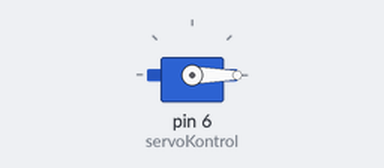
Bench run of a sketch on a simulated Arduino Uno, built with avr-gcc and run on an emulated ATmega328P. Parts: servo.

Above: at 0.05 s.
At 5.05 s:
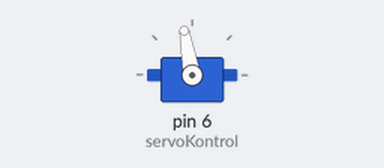
At 10.05 s:
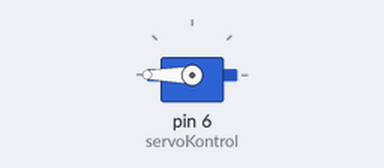
At 20.05 s:
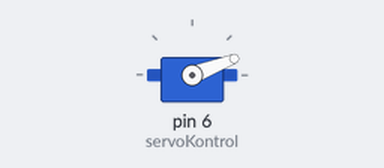
Timing chart, 0 to 27.5 s (numbered marks = the images above):
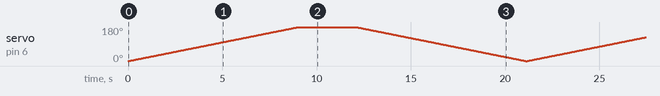

The sketch:

servoFor.ino
```cpp
#include<Servo.h>
Servo servoKontrol;
int aci=90;

void setup() {
  servoKontrol.attach(6);
}

void loop() {
  for(aci=0;aci<=180;aci++){
    servoKontrol.write(aci);
    delay(50);
  }

  delay(3000);

  for(aci=180;aci>=0;aci--){
    servoKontrol.write(aci);
    delay(50);
  }

}
```
